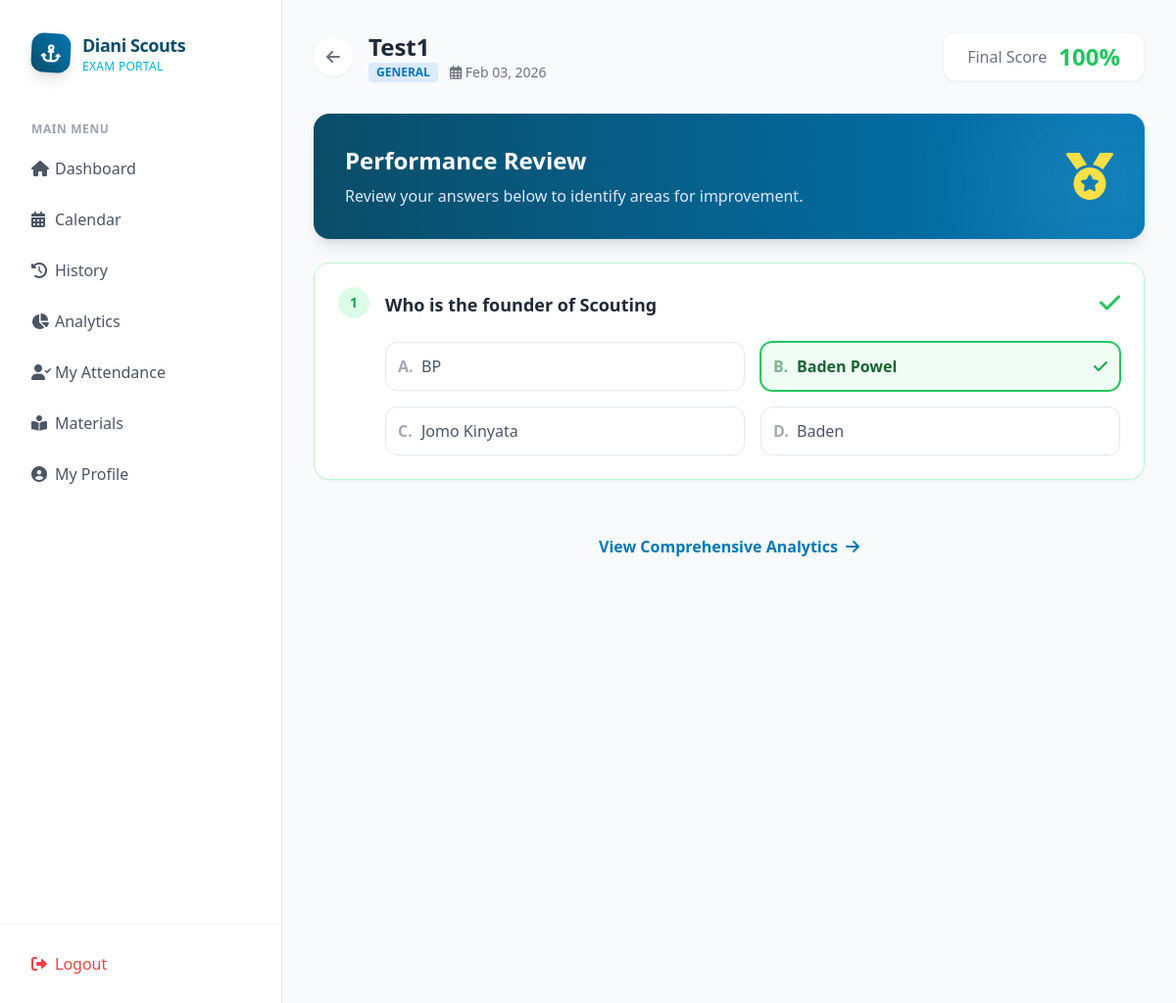
/student/result.php?id=1 (signed in), run on the app's committed database.
### tables this page shows
CREATE TABLE `student_exams` (
  `id` int(11) NOT NULL AUTO_INCREMENT,
  `student_id` int(11) NOT NULL,
  `exam_id` int(11) NOT NULL,
  `score` int(11) DEFAULT 0,
  `status` enum('assigned','in_progress','completed') DEFAULT 'assigned',
  `started_at` timestamp NULL DEFAULT NULL,
  `completed_at` timestamp NULL DEFAULT NULL,
  PRIMARY KEY (`id`),
  KEY `student_id` (`student_id`),
  KEY `exam_id` (`exam_id`),
  CONSTRAINT `student_exams_ibfk_1` FOREIGN KEY (`student_id`) REFERENCES `users` (`id`) ON DELETE CASCADE,
  CONSTRAINT `student_exams_ibfk_2` FOREIGN KEY (`exam_id`) REFERENCES `exams` (`id`) ON DELETE CASCADE
);

CREATE TABLE `exams` (
  `id` int(11) NOT NULL AUTO_INCREMENT,
  `title` varchar(150) NOT NULL,
  `description` text DEFAULT NULL,
  `subject` varchar(100) DEFAULT 'General',
  `created_by` int(11) NOT NULL,
  `duration_minutes` int(11) DEFAULT 60,
  `created_at` timestamp NULL DEFAULT current_timestamp(),
  PRIMARY KEY (`id`),
  KEY `created_by` (`created_by`),
  CONSTRAINT `exams_ibfk_1` FOREIGN KEY (`created_by`) REFERENCES `users` (`id`) ON DELETE CASCADE
);

CREATE TABLE `answers` (
  `id` int(11) NOT NULL AUTO_INCREMENT,
  `student_exam_id` int(11) NOT NULL,
  `question_id` int(11) NOT NULL,
  `selected_option` char(1) DEFAULT NULL,
  `is_correct` tinyint(1) DEFAULT 0,
  PRIMARY KEY (`id`),
  KEY `student_exam_id` (`student_exam_id`),
  KEY `question_id` (`question_id`),
  CONSTRAINT `answers_ibfk_1` FOREIGN KEY (`student_exam_id`) REFERENCES `student_exams` (`id`) ON DELETE CASCADE,
  CONSTRAINT `answers_ibfk_2` FOREIGN KEY (`question_id`) REFERENCES `questions` (`id`) ON DELETE CASCADE
);

CREATE TABLE `questions` (
  `id` int(11) NOT NULL AUTO_INCREMENT,
  `exam_id` int(11) NOT NULL,
  `question_text` text NOT NULL,
  `option_a` varchar(255) NOT NULL,
  `option_b` varchar(255) NOT NULL,
  `option_c` varchar(255) NOT NULL,
  `option_d` varchar(255) NOT NULL,
  `correct_option` char(1) NOT NULL,
  `created_at` timestamp NULL DEFAULT current_timestamp(),
  PRIMARY KEY (`id`),
  KEY `exam_id` (`exam_id`),
  CONSTRAINT `questions_ibfk_1` FOREIGN KEY (`exam_id`) REFERENCES `exams` (`id`) ON DELETE CASCADE
);

### student/result.php (the view, shortened to what this page needs)
<?php
include_once '../config/db.php';
$student_exam_id = isset($_GET['id']) ? $_GET['id'] : die('Error: Missing Result ID');
$student_id = $_SESSION['user_id'];
$database = new PDO("mysql:host=$host;dbname=$db_name", $username, $password);
$checkQuery = "SELECT se.*, e.title, e.description, e.subject, e.duration_minutes
               FROM student_exams se
               JOIN exams e ON se.exam_id = e.id
               WHERE se.id = :id AND se.student_id = :student_id";
$stmt = $database->prepare($checkQuery);
$stmt->bindParam(':id', $student_exam_id);
$stmt->bindParam(':student_id', $student_id);
$stmt->execute();
$examData = $stmt->fetch(PDO::FETCH_ASSOC);
$ansQuery = "SELECT a.*, q.question_text, q.correct_option as correct_val, q.option_a, q.option_b, q.option_c, q.option_d
             FROM answers a
             JOIN questions q ON a.question_id = q.id
             WHERE a.student_exam_id = :id";
$stmt2 = $database->prepare($ansQuery);
$stmt2->bindParam(':id', $student_exam_id);
$stmt2->execute();
$answers = $stmt2->fetchAll(PDO::FETCH_ASSOC);
?>
<?php include_once '../includes/header.php'; ?>
<div class="flex flex-col md:flex-row flex-1 bg-gray-50 h-screen overflow-hidden">
    <?php include_once '../includes/sidebar.php'; ?>
    <main class="flex-1 overflow-y-auto p-8">
        <div class="flex items-center justify-between mb-8">
            <div class="flex items-center gap-4">
                <a href="dashboard.php"
                    class="w-10 h-10 rounded-full bg-white shadow-sm flex items-center justify-center text-gray-500 hover:text-brand-blue transition">
                    <i class="fas fa-arrow-left"></i>
                </a>
                <div>
                    <h1 class="text-2xl font-bold text-gray-800"><?php echo $examData['title']; ?></h1>
                    <div class="flex items-center gap-3 text-sm text-gray-500">
                        <span
                            class="bg-blue-100 text-brand-blue px-2 py-0.5 rounded text-xs font-bold uppercase"><?php echo $examData['subject'] ?: 'General'; ?></span>
                        <span><i class="far fa-calendar-alt"></i>
                            <?php echo date('M d, Y', strtotime($examData['completed_at'])); ?></span>
                    </div>
                </div>
            </div>
            <div class="bg-white px-6 py-2 rounded-xl shadow-sm border border-gray-100 flex items-center gap-3">
                <span class="text-gray-500 font-medium">Final Score</span>
                <span
                    class="text-2xl font-bold <?php echo $examData['score'] >= 70 ? 'text-green-500' : 'text-brand-blue'; ?>"><?php echo $examData['score']; ?>%</span>
            </div>
        </div>
        <div class="max-w-4xl mx-auto space-y-6 pb-20">
            <div
                class="bg-gradient-to-r from-brand-dark to-brand-blue rounded-2xl p-8 text-white relative overflow-hidden shadow-lg">
                <div class="relative z-10 flex justify-between items-center">
                    <div>
                        <h2 class="text-2xl font-bold mb-2">Performance Review</h2>
                        <p class="text-blue-100">Review your answers below to identify areas for improvement.</p>
                    </div>
                    <?php if ($examData['score'] == 100): ?>
                        <div class="text-yellow-300 text-5xl"><i class="fas fa-medal"></i></div>
                    <?php endif; ?>
                </div>
                <div class="absolute -bottom-10 -right-10 w-48 h-48 bg-white opacity-10 rounded-full blur-3xl"></div>
            </div>
            <?php foreach ($answers as $index => $ans): ?>
                <?php
                $is_correct = $ans['is_correct'];
                $user_choice = $ans['selected_option'];
                $correct_ans = $ans['correct_val'];
                $border_class = $is_correct ? 'border-green-200 bg-green-50/30' : 'border-red-200 bg-red-50/30';
                $icon = $is_correct ? 'fa-check text-green-500' : 'fa-times text-red-500';
                ?>
                <div class="bg-white rounded-2xl p-6 shadow-sm border <?php echo $border_class; ?>">
                    <div class="flex justify-between items-start mb-6">
                        <div class="flex gap-4">
                            <span
                                class="flex-shrink-0 w-8 h-8 rounded-full <?php echo $is_correct ? 'bg-green-100 text-green-600' : 'bg-red-100 text-red-600'; ?> flex items-center justify-center font-bold text-sm">
                                <?php echo $index + 1; ?>
                            </span>
                            <h3 class="text-lg font-bold text-gray-800 pt-1"><?php echo $ans['question_text']; ?></h3>
                        </div>
                        <i class="fas <?php echo $icon; ?> text-2xl"></i>
                    </div>
                    <div class="grid grid-cols-1 md:grid-cols-2 gap-4 ml-12">
                        <?php
                        $options = ['A', 'B', 'C', 'D'];
                        foreach ($options as $opt):
                            $opt_text = $ans['option_' . strtolower($opt)];
                            $opt_class = "border-gray-200 text-gray-600";
                            $icon_status = "";
                            if ($opt === $correct_ans) {
                                $opt_class = "border-green-500 bg-green-50 text-green-800 font-bold ring-1 ring-green-500";
                                $icon_status = '<i class="fas fa-check text-green-600 ml-auto"></i>';
                            } elseif ($opt === $user_choice && !$is_correct) {
                                $opt_class = "border-red-400 bg-red-50 text-red-800 font-bold ring-1 ring-red-400";
                                $icon_status = '<i class="fas fa-times text-red-500 ml-auto"></i>';
                            } elseif ($opt === $user_choice && $is_correct) {
                                $opt_class = "border-green-500 bg-green-50 text-green-800 font-bold";
                            }
                            ?>
                            <div class="p-3 rounded-xl border <?php echo $opt_class; ?> flex items-center transition-all">
                                <span class="w-6 font-bold opacity-50"><?php echo $opt; ?>.</span>
                                <span><?php echo $opt_text; ?></span>
                                <?php echo $icon_status; ?>
                            </div>
                        <?php endforeach; ?>
                    </div>
                </div>
            <?php endforeach; ?>
            <div class="flex justify-center pt-8">
                <a href="analytics.php" class="text-brand-blue font-bold hover:underline flex items-center gap-2">
                    View Comprehensive Analytics <i class="fas fa-arrow-right"></i>
                </a>
            </div>
        </div>
    </main>
</div>
<?php include_once '../includes/footer.php'; ?>

### assets/css/style.css (style rules this page uses)
body { font-family: 'Inter', sans-serif; }

### data on the page
student_exams: exam.title "Test1", exam.subject "GENERAL", completed_at "Feb 03, 2026", score "100"
answers: question.question_text "Who is the founder of Scouting", is_correct 1 (drawn), opt "A", question.option_a "BP", opt "B", question.option_b "Baden Powel", opt "C", question.option_c "Jomo Kinyata", opt "D", question.option_d "Baden"
